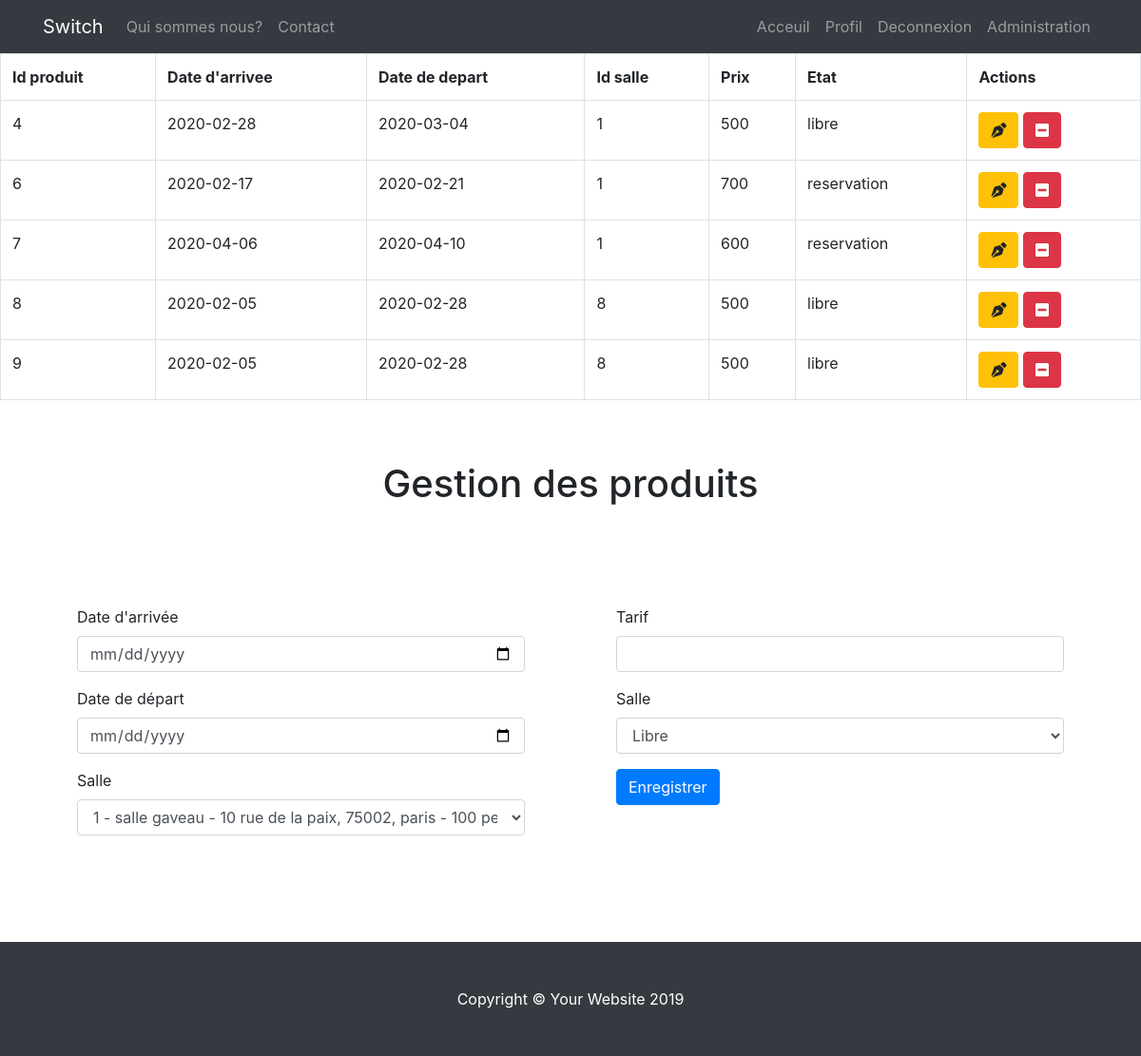
/admin/gestion_produits.php (signed in), run on an earlier commit of the app's database.
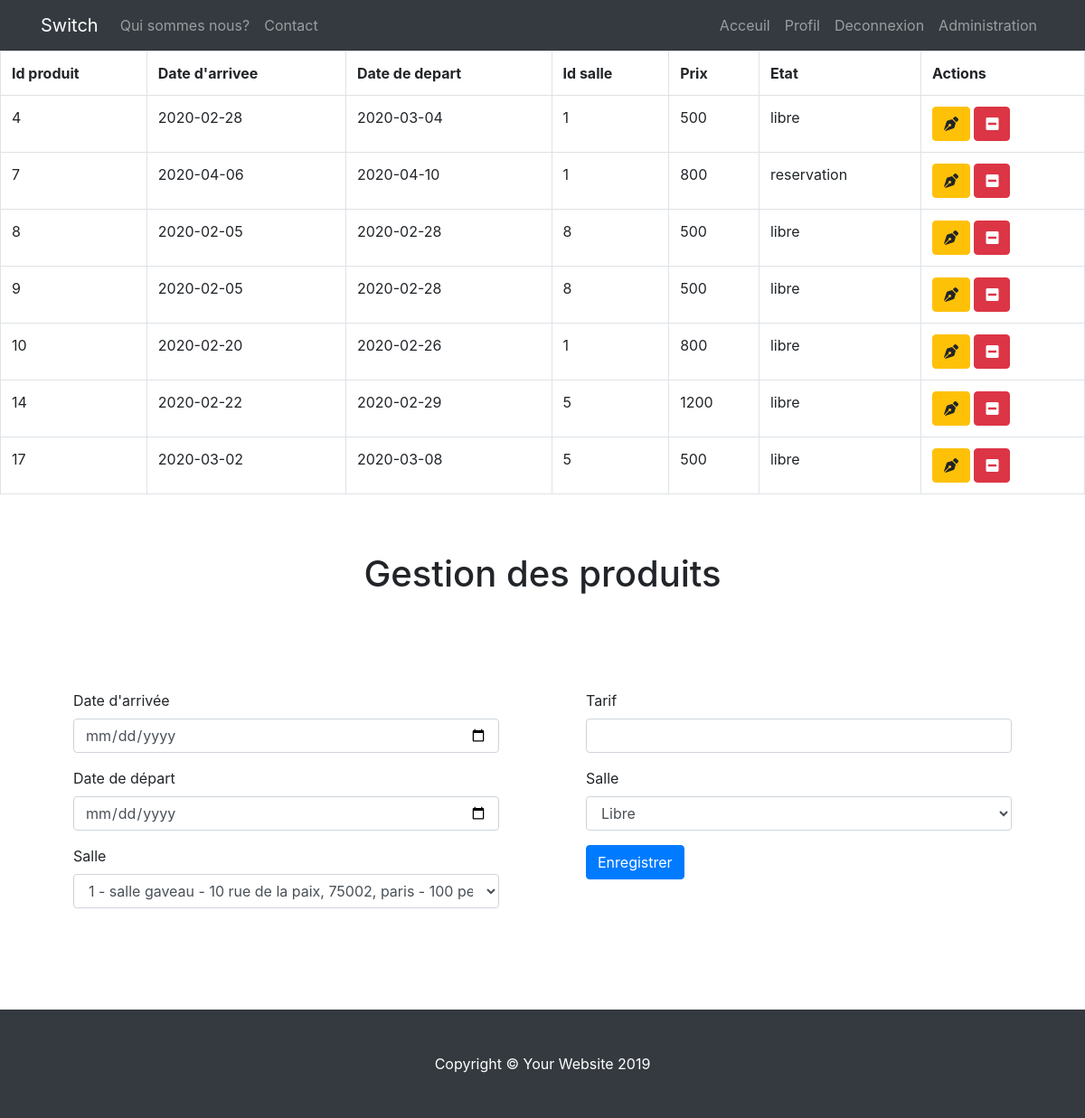
And on a later commit of the database.
### tables this page shows
CREATE TABLE IF NOT EXISTS `produit` (
  `id_produit` int(3) NOT NULL AUTO_INCREMENT,
  `id_salle` int(3) NOT NULL,
  `date_arrivee` date NOT NULL,
  `date_depart` date NOT NULL,
  `prix` int(3) NOT NULL,
  `etat` enum('libre','reservation') NOT NULL,
  PRIMARY KEY (`id_produit`),
  KEY `produit_ibfk_1` (`id_salle`)
);

### admin/gestion_produits.php (the view, shortened to what this page needs)
<?php
include '../inc/init.inc.php';
include '../inc/header.inc.php';
include '../inc/nav.inc.php';
$infos_salle = $pdo->query("SELECT id_salle, titre, ville, adresse, cp, capacite FROM salle");
$liste_produit = $pdo->query("SELECT * FROM produit");
echo '<div class="table-responsive">';
echo '<table class="table table-bordered">';
echo '<tr>';
echo '<th>Id produit</th>';
echo '<th>Date d\'arrivee</th>';
echo '<th>Date de depart</th>';
echo '<th>Id salle</th>';
echo '<th>Prix</th>';
echo '<th>Etat</th>';
echo '<th>Actions</th>';
echo '</tr>';
while ($produit = $liste_produit->fetch(PDO::FETCH_ASSOC)) {
    echo '<tr>';
    echo '<td>' . $produit['id_produit'] . '</td>';
    echo '<td>' . $produit['date_arrivee'] . '</td>';
    echo '<td>' . $produit['date_depart'] . '</td>';
    echo '<td>' . $produit['id_salle'] . '</td>';
    echo '<td>' . $produit['prix'] . '</td>';
    echo '<td>' . $produit['etat'] . '</td>';
    echo '<td>
              <a href="?action=modifier&id_produit=' . $produit['id_produit'] . '&id_salle=' . $produit['id_salle'] . '" class="btn btn-warning"><i class="fas fa-pen-nib"></i></a>
              <a href="?action=supprimer&id_produit=' . $produit['id_produit'] . '" class="btn btn-danger" onclick="return(confirm(\'Etes-vous sûr ?\'))"><i class="fas fa-minus-square"></i></a>
          </td>';
    echo '</tr>';
        ?>
        <?php
}
echo '</table>';
echo '</div>';
if (empty($_GET['action']) || $_GET['action'] != 'modifier' && $_GET['action'] != 'supprimer') {
    ?>
    <section>
        <form action="" method="POST" enctype="multipart/form-data">
            <h1 class="text-center pt-5">Gestion des produits</h1>
            <div class="row p-5">
                <div class="col-6 p-5">
                    <div class="form-group">
                        <label for="date_arrivee">Date d'arrivée</label>
                        <input type="date" id="date_arrivee" name="date_arrivee" class="form-control">
                    </div>
                    <div class="form-group">
                        <label for="date">Date de départ</label>
                        <input type="date" id="date_depart" name="date_depart" class="form-control">
                    </div>
                    <div class="form-group">
                        <label for="salle">Salle</label>
                        <select name="salle" id="salle" class="form-control">
                            <?php
                            while ($salle = $infos_salle->fetch(PDO::FETCH_ASSOC)) {
                                echo '<option value="' . $salle['id_salle'] . '">' . $salle['id_salle'] . ' - ' . $salle['titre'] . ' - ' . $salle['adresse'] . ', ' . $salle['cp'] . ', ' . $salle['ville'] . ' - ' . $salle['capacite'] . ' pers</option>';
                            }
                            ?>
                        </select>
                    </div>
                </div>
                <div class="col-6 p-5">
                    <div class="form-group">
                        <label for="prix">Tarif</label>
                        <input type="number" id="prix" name="prix" class="form-control">
                    </div>
                    <div class="form-group">
                        <label for="salle">Salle</label>
                        <select name="etat" id="etat" class="form-control">
                            <option value="libre">Libre</option>
                        </select>
                    </div>
                    <div class="form-group">
                        <button type="submit" name="enregistrement" id="enregistrement"
                                class="btn btn-primary"> Enregistrer
                        </button>
                    </div>
                </div>
            </div>
        </form>
    </section>
    <?php
}
include '../inc/footer.inc.php';

What changed in the data, as far as the page shows it:
removed produit: id_produit "6", date_arrivee "2020-02-17", date_depart "2020-02-21", id_salle "1", prix "700", etat "reservation"
changed produit "reservation": prix "600" → "800"
added produit: id_produit "10", date_arrivee "2020-02-20", date_depart "2020-02-26", id_salle "1", prix "800", etat "libre"
added produit: id_produit "14", date_arrivee "2020-02-22", date_depart "2020-02-29", id_salle "5", prix "1200", etat "libre"
added produit: id_produit "17", date_arrivee "2020-03-02", date_depart "2020-03-08", id_salle "5", prix "500", etat "libre"
